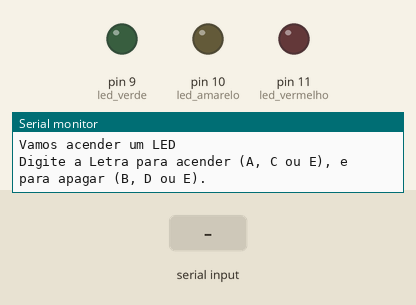
Simulated run of this sketch. Board: Arduino Uno, built with avr-gcc and run on an emulated ATmega328P. Parts: output pins drawn as LEDs (lit = HIGH), the last lines printed to the serial monitor. The test bench sets the inputs (shaded band).

Above: at 1.2 s.
1.3 s: "A" received over Serial
At 2.4 s:
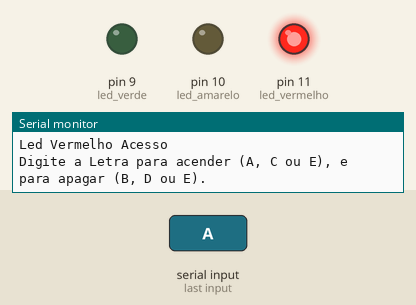
2.8 s: "C" received over Serial
At 3.5 s:
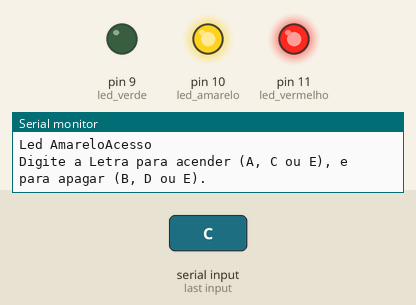
4.3 s: "B" received over Serial
At 4.7 s:
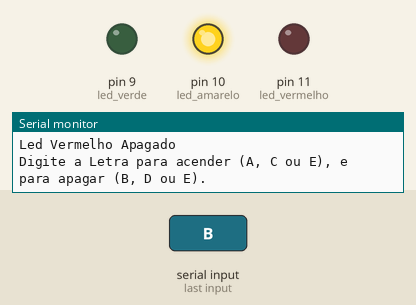
5.8 s: "E" received over Serial
At 6.9 s:
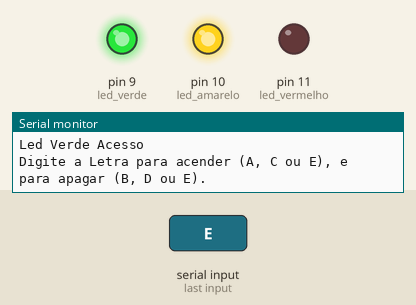
7.3 s: "D" received over Serial
At 8.2 s:
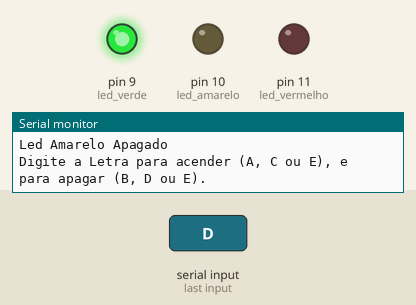
8.8 s: "A" received over Serial
At 9.3 s:
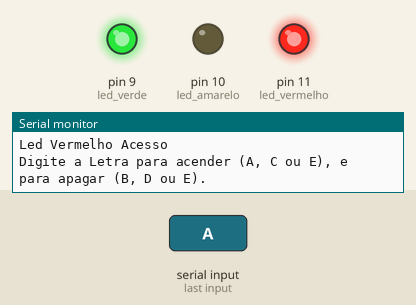
Timing chart, 0 to 11.3 s (numbered marks = the images above; inputs shaded):
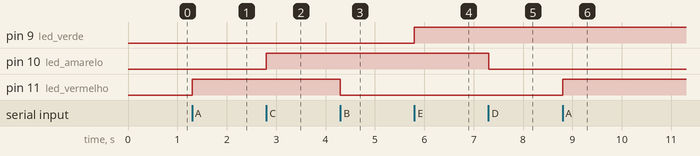

Measured:
- after the input at 1.3 s, pin 11 (led_vermelho): LOW → HIGH at once
- after the input at 2.8 s, pin 10 (led_amarelo): LOW → HIGH at once
- after the input at 4.3 s, pin 11 (led_vermelho): HIGH → LOW at once
- after the input at 5.8 s, pin 9 (led_verde): LOW → HIGH at once
- after the input at 7.3 s, pin 10 (led_amarelo): HIGH → LOW at once
- after the input at 8.8 s, pin 11 (led_vermelho): LOW → HIGH at once

The sketch:

AcenderLedMonitor.ino
```cpp
/*
Acender Led Monitor
Acender um led pelo monitor serial, se aperta a tecla A acende, se apertar a tecl B apagado
*/

int led_vermelho = 11;
int led_amarelo = 10;
int led_verde = 9;
String comando = "Vamos acender um LED";
String letras = "Digite a Letra para acender (A, C ou E), e para apagar (B, D ou E).";

void setup(){
	pinMode(led_vermelho, OUTPUT);
	pinMode(led_amarelo, OUTPUT);
	pinMode(led_verde, OUTPUT);
	Serial.begin(9600);
	Serial.println(comando);
  	Serial.println(letras);
}

void loop(){
	if(Serial.available()){
		switch(Serial.read()){
			case 'A':
				digitalWrite(led_vermelho, 1);
				Serial.println("Led Vermelho Acesso");
          		Serial.println(letras);
				break;
			case 'B':
				digitalWrite(led_vermelho, 0);
				Serial.println("Led Vermelho Apagado");
          		Serial.println(letras);
				break;
			case 'C':
				digitalWrite(led_amarelo, 1);
				Serial.println("Led AmareloAcesso");
          		Serial.println(letras);
				break;
			case 'D':
				digitalWrite(led_amarelo, 0);
				Serial.println("Led Amarelo Apagado");
          		Serial.println(letras);
				break;
			case 'E':
				digitalWrite(led_verde, 1);
				Serial.println("Led Verde Acesso");
          		Serial.println(letras);
				break;
			case 'F':
				digitalWrite(led_verde, 0);
				Serial.println("Led Verde Apagado");
          		Serial.println(letras);
				break;
		}
	}
}
```
